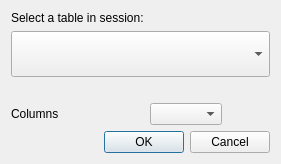
<?xml version="1.0" encoding="UTF-8"?>
<ui version="4.0">
 <class>tablebrowser</class>
 <widget class="QDialog" name="tablebrowser">
  <property name="geometry">
   <rect>
    <x>0</x>
    <y>0</y>
    <width>281</width>
    <height>164</height>
   </rect>
  </property>
  <property name="windowTitle">
   <string>Dialog</string>
  </property>
  <layout class="QGridLayout" name="gridLayout">
   <item row="4" column="0" colspan="3">
    <widget class="QDialogButtonBox" name="buttonBox">
     <property name="orientation">
      <enum>Qt::Horizontal</enum>
     </property>
     <property name="standardButtons">
      <set>QDialogButtonBox::Cancel|QDialogButtonBox::Ok</set>
     </property>
    </widget>
   </item>
   <item row="2" column="0" colspan="2">
    <widget class="QLabel" name="tablePathLabel">
     <property name="sizePolicy">
      <sizepolicy hsizetype="Preferred" vsizetype="Maximum">
       <horstretch>0</horstretch>
       <verstretch>0</verstretch>
      </sizepolicy>
     </property>
     <property name="text">
      <string/>
     </property>
    </widget>
   </item>
   <item row="3" column="0">
    <widget class="QLabel" name="label_2">
     <property name="maximumSize">
      <size>
       <width>75</width>
       <height>16777215</height>
      </size>
     </property>
     <property name="text">
      <string>Columns</string>
     </property>
    </widget>
   </item>
   <item row="3" column="1">
    <widget class="QComboBox" name="columnsBox"/>
   </item>
   <item row="1" column="0" colspan="3">
    <widget class="QComboBox" name="tableBox">
     <property name="sizePolicy">
      <sizepolicy hsizetype="Preferred" vsizetype="Preferred">
       <horstretch>0</horstretch>
       <verstretch>0</verstretch>
      </sizepolicy>
     </property>
     <property name="maximumSize">
      <size>
       <width>16777215</width>
       <height>16777215</height>
      </size>
     </property>
     <property name="sizeAdjustPolicy">
      <enum>QComboBox::AdjustToMinimumContentsLength</enum>
     </property>
    </widget>
   </item>
   <item row="3" column="2">
    <spacer name="horizontalSpacer">
     <property name="orientation">
      <enum>Qt::Horizontal</enum>
     </property>
     <property name="sizeHint" stdset="0">
      <size>
       <width>40</width>
       <height>20</height>
      </size>
     </property>
    </spacer>
   </item>
   <item row="0" column="0">
    <widget class="QLabel" name="label">
     <property name="sizePolicy">
      <sizepolicy hsizetype="Preferred" vsizetype="Maximum">
       <horstretch>0</horstretch>
       <verstretch>0</verstretch>
      </sizepolicy>
     </property>
     <property name="text">
      <string>Select a table in session:</string>
     </property>
    </widget>
   </item>
  </layout>
 </widget>
 <resources>
  <include location="../resources.qrc"/>
 </resources>
 <connections>
  <connection>
   <sender>buttonBox</sender>
   <signal>accepted()</signal>
   <receiver>tablebrowser</receiver>
   <slot>accept()</slot>
   <hints>
    <hint type="sourcelabel">
     <x>248</x>
     <y>254</y>
    </hint>
    <hint type="destinationlabel">
     <x>157</x>
     <y>274</y>
    </hint>
   </hints>
  </connection>
  <connection>
   <sender>buttonBox</sender>
   <signal>rejected()</signal>
   <receiver>tablebrowser</receiver>
   <slot>reject()</slot>
   <hints>
    <hint type="sourcelabel">
     <x>316</x>
     <y>260</y>
    </hint>
    <hint type="destinationlabel">
     <x>286</x>
     <y>274</y>
    </hint>
   </hints>
  </connection>
 </connections>
</ui>
